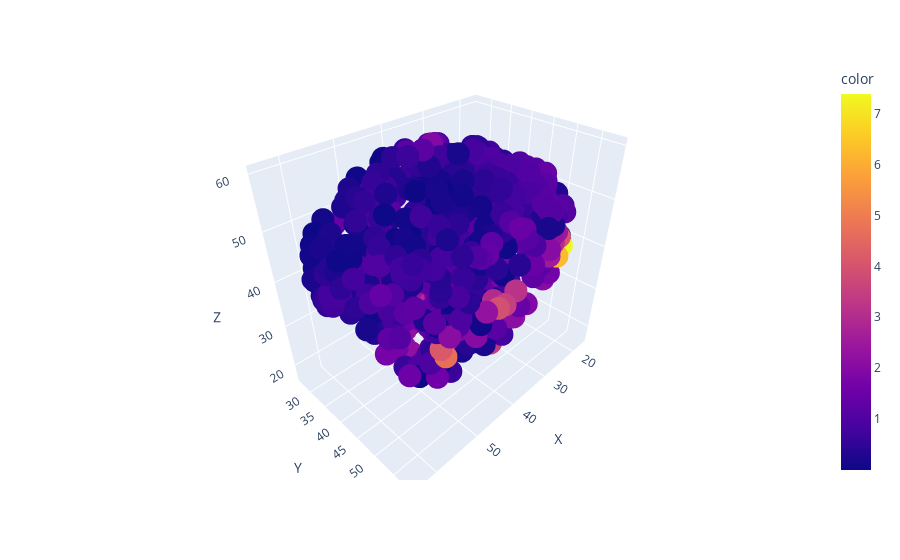

The notebook cell this image was saved under:
### Code cell
px.scatter_3d(data.initialPosition_data_pd.filter(data.index_test,axis=0),x="X",y="Y",z="Z",color=rel_errs[:,1])

### Figure 1 — Plotly figure (JSON) as saved in the notebook; plotly's stock layout.template omitted (floating-point values rounded to 4 significant figures; data arrays with more than 128 entries replaced by an {"elided": "..."} marker saying what was removed)
{"data": [{"hovertemplate": "X=%{x}<br>Y=%{y}<br>Z=%{z}<br>color=%{marker.color}<extra></extra>", "legendgroup": "", "marker": {"color": {"elided": "699 float values"}, "coloraxis": "coloraxis", "symbol": "circle"}, "mode": "markers", "name": "", "scene": "scene", "showlegend": false, "type": "scatter3d", "x": {"elided": "699 float values"}, "y": {"elided": "699 float values"}, "z": {"elided": "699 float values"}}], "layout": {"coloraxis": {"colorbar": {"title": {"text": "color"}}, "colorscale": [[0, "#0d0887"], [0.1111, "#46039f"], [0.2222, "#7201a8"], [0.3333, "#9c179e"], [0.4444, "#bd3786"], [0.5556, "#d8576b"], [0.6667, "#ed7953"], [0.7778, "#fb9f3a"], [0.8889, "#fdca26"], [1, "#f0f921"]]}, "legend": {"tracegroupgap": 0}, "margin": {"t": 60}, "scene": {"domain": {"x": [0, 1], "y": [0, 1]}, "xaxis": {"title": {"text": "X"}}, "yaxis": {"title": {"text": "Y"}}, "zaxis": {"title": {"text": "Z"}}}}}
